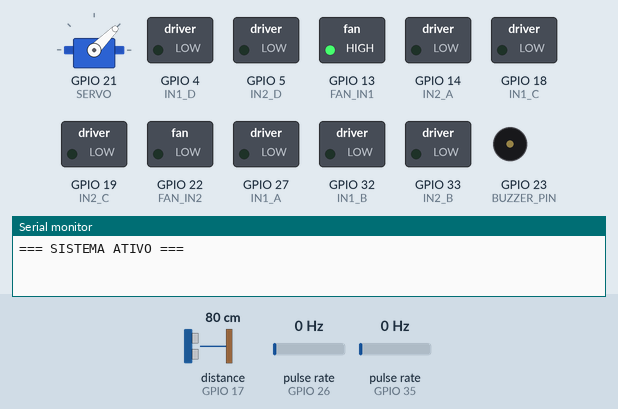
Simulated run of this sketch. Board: ESP32. On the bench: servo, switched loads named in the sketch (green lamp = pin HIGH), buzzer (waves = sounding, pin HIGH), the last lines printed to the serial monitor. Wiring (inferred from the names in the program): ultrasonic range finder: trigger GPIO 16; echo GPIO 17; 2 × pulse sensor: data GPIO 26 / data GPIO 35. Dashed ring = blinking. Inputs (shaded band) come from the test bench; at power-on: distance to the obstacle (sensor on GPIO 17) 80 cm, pulse rate (sensors on GPIO 26, GPIO 35) 0 Hz. The echo pulse lasts 58.3 µs per cm; random numbers use the default seed unless the sketch sets one; pins used as bus, display or sensor lines are not drawn.

Above: at 3.8 s.
3.9 s: distance to the obstacle (sensor on GPIO 17) set to 29 cm
At 4.62 s:
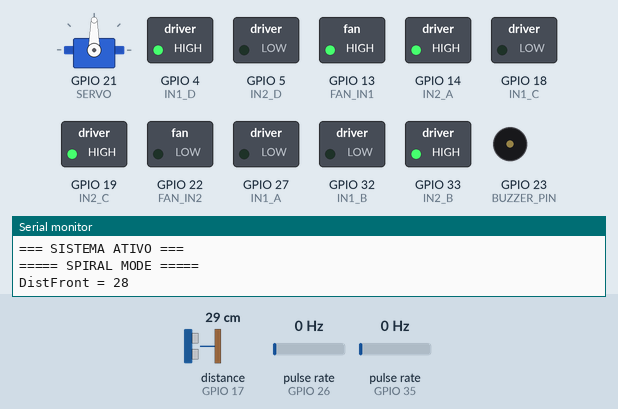
6.9 s: distance to the obstacle (sensor on GPIO 17) set to 24 cm
At 7.6 s:
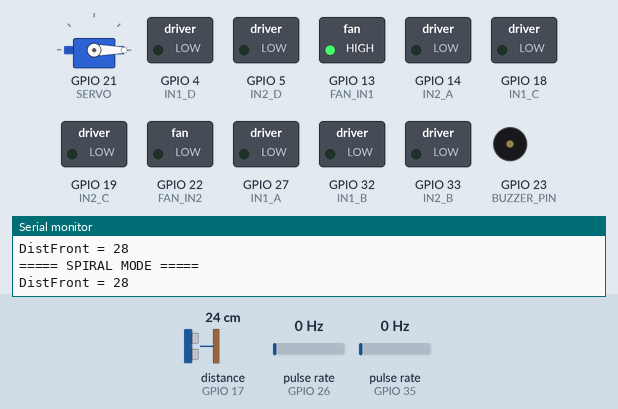
At 9.39 s:
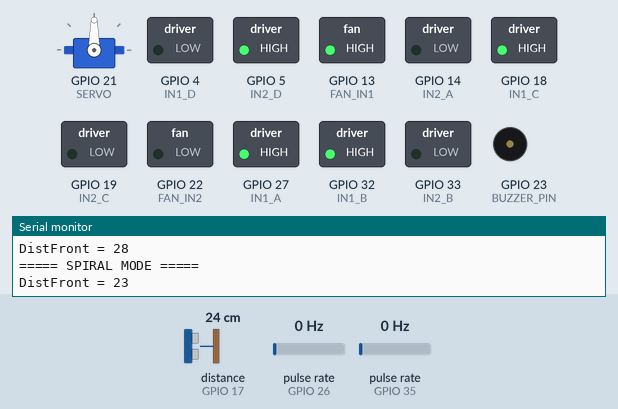
9.9 s: distance to the obstacle (sensor on GPIO 17) set to 18 cm
12.9 s: pulse rate (sensor on GPIO 26) set to 150 Hz
At 14.88 s:
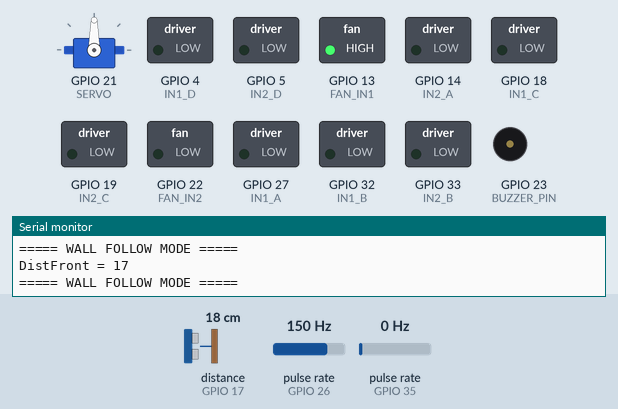
15.9 s: distance to the obstacle (sensor on GPIO 17) set to 27 cm
18.9 s: distance to the obstacle (sensor on GPIO 17) set to 34 cm
Timing chart, 0 to 36.7 s (numbered marks = the images above; inputs shaded):
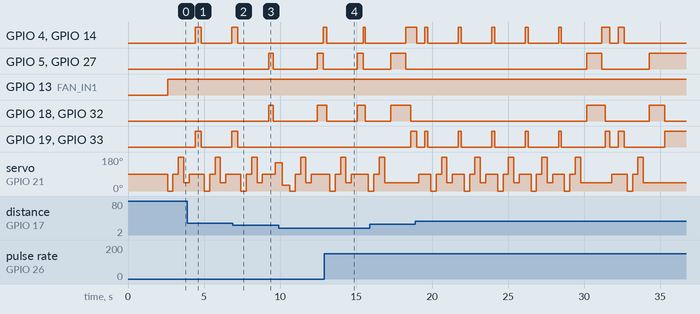

Measured:
- the behaviour switches between 26 and 25 cm on distance to the obstacle (sensor on GPIO 17) (found by bisection; images 1 and 2)
- after the input at 6.9 s, GPIO 5 (IN2_D), GPIO 18 (IN1_C), GPIO 27 (IN1_A), GPIO 32 (IN1_B): LOW → HIGH after 2.3 s, → LOW 0.30 s later
- after the input at 9.9 s, GPIO 4 (IN1_D), GPIO 14 (IN2_A): LOW → HIGH after 3.0 s
- after the input at 12.9 s, GPIO 4 (IN1_D): HIGH → LOW after 0.17 s, → HIGH 2.4 s later, → LOW 0.13 s later; GPIO 5 (IN2_D): LOW → HIGH after 2.2 s, → LOW 0.40 s later

The sketch:

CleanBot_Code.ino
```cpp
#include <ESP32Servo.h>

// ==================================================
// MOTORES
// ==================================================
#define IN1_A 27
#define IN2_A 14
bool INV_A = true;

#define IN1_B 32
#define IN2_B 33
bool INV_B = true;

#define IN1_C 18
#define IN2_C 19
bool INV_C = true;

#define IN1_D 4
#define IN2_D 5
bool INV_D = false;

#define FAN_IN1 13
#define FAN_IN2 22

// ==================================================
// SENSORES
// ==================================================
#define LEFT_ENCODER_PIN 35
#define RIGHT_ENCODER_PIN 26
#define TRIG 16
#define ECHO 17
#define SERVO 21
#define BUZZER_PIN 23

// ==================================================
// CONSTANTES
// ==================================================
const int CPR = 20;
const float wheel_diameter = 0.065;
const float wheel_circ = wheel_diameter * 3.14159265359;
const float PULSOS_90_ESQ = 25.0;
const float PULSOS_90_DIR = 24.0;
const float PULSO_POR_GRAU_ESQ = PULSOS_90_ESQ / 90.0;
const float PULSO_POR_GRAU_DIR = PULSOS_90_DIR / 90.0;

const int DIST_OBSTACULO = 25;
const int DIST_WALL_TARGET = 20;
const int DIST_WALL_MIN = 12;
const int DIST_WALL_MAX = 35;
const int DIST_WALL_LOST = 80;
const int ANGLE_WALL = 60;

const int FAN_FREQ = 20000;
const int FAN_RES = 8;

// ==================================================
// ESTADOS
// ==================================================
enum State {
  SPIRAL,
  WALL_FOLLOW,
  RANDOM_WALK,
  ESCAPE
};

State currentState = SPIRAL;

// ==================================================
// VARIÁVEIS GLOBAIS
// ==================================================
volatile long left_count = 0;
volatile long right_count = 0;
bool motorsEnabled = false;

int spiralRadius = 5;
int spiralIncrement = 2;

bool followingLeftWall = true;
unsigned long wallLostTime = 0;
const unsigned long WALL_LOST_TIMEOUT = 3000;

bool fanEnabled = false;


// Detecção de travamento
struct StuckDetector {
  long totalPulses;
  unsigned long lastCheckTime;
  unsigned long stuckStartTime;
  bool isStuck;
  int stuckCount;
  const long MIN_PULSES_PER_SECOND = 5;
  const unsigned long CHECK_INTERVAL = 1000;
  const unsigned long STUCK_TIMEOUT = 3000;
  const int MAX_STUCK_BEFORE_ALARM = 2;
} stuckDetector = {0, 0, 0, false, 0};

// Memória espacial
struct Location {
  int signature;
  unsigned long lastVisit;
  int visitCount;
};

#define MAX_LOCATIONS 20
struct SpatialMemory {
  Location locations[MAX_LOCATIONS];
  int count;
  unsigned long lastSignature;
  int repeatedSignatures;
  const unsigned long MEMORY_TIMEOUT = 30000;
  const int MAX_VISITS = 3;
  const int SIGNATURE_REPEAT_THRESHOLD = 4;
} spatialMemory = {{}, 0, 0, 0};

Servo servo;

// ==================================================
// ISRs
// ==================================================
void IRAM_ATTR leftISR()  { left_count++; }
void IRAM_ATTR rightISR() { right_count++; }

void resetEncoders() {
  left_count = 0;
  right_count = 0;
}

// ==================================================
// FUNÇÕES AUXILIARES
// ==================================================
int readUltrasonic(int angle) {
  servo.write(angle);
  delay(150);
  digitalWrite(TRIG, LOW);
  delayMicroseconds(2);
  digitalWrite(TRIG, HIGH);
  delayMicroseconds(10);
  digitalWrite(TRIG, LOW);
  long duration = pulseIn(ECHO, HIGH, 30000);
  int distance = duration * 0.034 / 2;
  return distance;
}

void enableMotors() {
  if (motorsEnabled) return;
  servo.detach();
  delay(50);
  motorsEnabled = true;
}

void disableMotors() {
  if (!motorsEnabled) return;
  digitalWrite(IN1_A, LOW);
  digitalWrite(IN2_A, LOW);
  digitalWrite(IN1_B, LOW);
  digitalWrite(IN2_B, LOW);
  digitalWrite(IN1_C, LOW);
  digitalWrite(IN2_C, LOW);
  digitalWrite(IN1_D, LOW);
  digitalWrite(IN2_D, LOW);
  motorsEnabled = false;
  delay(50);
  servo.attach(SERVO, 500, 2400);
  delay(100);
}

void driveMotor(int in1, int in2, int speed, bool invert) {
  if (!motorsEnabled) return;
  if (invert) speed = -speed;
  if (speed > 0) {
    digitalWrite(in1, HIGH);
    digitalWrite(in2, LOW);
  } else if (speed < 0) {
    digitalWrite(in1, LOW);
    digitalWrite(in2, HIGH);
  } else {
    digitalWrite(in1, LOW);
    digitalWrite(in2, LOW);
  }
}

void setMotorLeft(int s) {
  driveMotor(IN1_B, IN2_B, s, INV_B);
  driveMotor(IN1_C, IN2_C, s, INV_C);
}

void setMotorRight(int s) {
  driveMotor(IN1_A, IN2_A, s, INV_A);
  driveMotor(IN1_D, IN2_D, s, INV_D);
}

void stopAll() {
  if (!motorsEnabled) return;
  digitalWrite(IN1_A, LOW);
  digitalWrite(IN2_A, LOW);
  digitalWrite(IN1_B, LOW);
  digitalWrite(IN2_B, LOW);
  digitalWrite(IN1_C, LOW);
  digitalWrite(IN2_C, LOW);
  digitalWrite(IN1_D, LOW);
  digitalWrite(IN2_D, LOW);
}

void walkDistance(float cm, int speed) {
  if (!motorsEnabled) return;
  float metros = abs(cm) / 100.0;
  float rot = metros / wheel_circ;
  long alvo = rot * CPR;
  resetEncoders();
  if (speed >= 0) {
    setMotorLeft(speed);
    setMotorRight(speed);
  } else {
    setMotorLeft(speed);
    setMotorRight(speed);
  }
  while ((left_count + right_count) / 2 < alvo) {
    delay(1);
  }
  stopAll();
}

void turnLeftAngle(float graus, int speed) {
  if (!motorsEnabled) return;
  resetEncoders();
  float alvo = graus * PULSO_POR_GRAU_ESQ;
  setMotorLeft(-speed);
  setMotorRight(speed);
  while (abs(right_count) < alvo) {
    delay(1);
  }
  stopAll();
}

void turnRightAngle(float graus, int speed) {
  if (!motorsEnabled) return;
  resetEncoders();
  float alvo = graus * PULSO_POR_GRAU_DIR;
  setMotorLeft(speed);
  setMotorRight(-speed);
  while (abs(left_count) < alvo) {
    delay(1);
  }
  stopAll();
}

// ==================================================
// SISTEMA DE DETECÇÃO
// ==================================================
void checkIfStuck() {
  unsigned long currentTime = millis();
  if (currentTime - stuckDetector.lastCheckTime >= stuckDetector.CHECK_INTERVAL) {
    long currentPulses = abs(left_count) + abs(right_count);
    long pulsesDelta = currentPulses - stuckDetector.totalPulses;

    if (pulsesDelta < stuckDetector.MIN_PULSES_PER_SECOND) {
      if (stuckDetector.stuckStartTime == 0) {
        stuckDetector.stuckStartTime = currentTime;
      } else if (currentTime - stuckDetector.stuckStartTime >= stuckDetector.STUCK_TIMEOUT) {
        if (!stuckDetector.isStuck) {
          stuckDetector.isStuck = true;
          stuckDetector.stuckCount++;
          Serial.println("🚨 ROBÔ TRAVADO!");
          if (stuckDetector.stuckCount >= stuckDetector.MAX_STUCK_BEFORE_ALARM) {
            // Alarme
            for (int i = 0; i < 5; i++) {
              digitalWrite(BUZZER_PIN, HIGH);
              delay(200);
              digitalWrite(BUZZER_PIN, LOW);
              delay(200);
            }
            stuckDetector.stuckCount = 0;
          }
          stopAll();
          disableMotors();
          currentState = ESCAPE;
        }
      }
    } else {
      stuckDetector.stuckStartTime = 0;
      stuckDetector.isStuck = false;
    }
    stuckDetector.totalPulses = currentPulses;
    stuckDetector.lastCheckTime = currentTime;
  }
}

int generateLocationSignature() {
  disableMotors();
  servo.write(0);
  delay(200);
  int d0 = readUltrasonic(0);
  servo.write(90);
  delay(200);
  int d90 = readUltrasonic(90);
  servo.write(180);
  delay(200);
  int d180 = readUltrasonic(180);
  servo.write(45);
  delay(200);
  int d45 = readUltrasonic(45);
  int sig = ((d0/10) * 1000) + ((d90/10) * 100) + ((d180/10) * 10) + (d45/10);
  return sig;
}

bool isRepeatingLocation() {
  int currentSig = generateLocationSignature();
  if (currentSig == spatialMemory.lastSignature) {
    spatialMemory.repeatedSignatures++;
    if (spatialMemory.repeatedSignatures >= spatialMemory.SIGNATURE_REPEAT_THRESHOLD) {
      return true;
    }
  } else {
    spatialMemory.repeatedSignatures = 0;
  }
  spatialMemory.lastSignature = currentSig;
  for (int i = 0; i < spatialMemory.count; i++) {
    if (spatialMemory.locations[i].signature == currentSig) {
      spatialMemory.locations[i].visitCount++;
      spatialMemory.locations[i].lastVisit = millis();
      if (spatialMemory.locations[i].visitCount >= spatialMemory.MAX_VISITS) {
        return true;
      }
    }
  }
  return false;
}

void recordLocation() {
  static unsigned long lastRecord = 0;
  if (millis() - lastRecord < 5000) return;
  lastRecord = millis();
  int sig = spatialMemory.lastSignature;
  bool found = false;
  for (int i = 0; i < spatialMemory.count; i++) {
    if (spatialMemory.locations[i].signature == sig) {
      found = true;
      break;
    }
  }
  if (!found && spatialMemory.count < MAX_LOCATIONS) {
    spatialMemory.locations[spatialMemory.count].signature = sig;
    spatialMemory.locations[spatialMemory.count].lastVisit = millis();
    spatialMemory.locations[spatialMemory.count].visitCount = 1;
    spatialMemory.count++;
  }
}

void forgetOldLocations() {
  unsigned long now = millis();
  for (int i = 0; i < spatialMemory.count; i++) {
    if (now - spatialMemory.locations[i].lastVisit > spatialMemory.MEMORY_TIMEOUT) {
      for (int j = i; j < spatialMemory.count - 1; j++) {
        spatialMemory.locations[j] = spatialMemory.locations[j + 1];
      }
      spatialMemory.count--;
      i--;
    }
  }
}

void forceRandomExploration() {
  Serial.println("🎲 EXPLORAÇÃO FORÇADA");
  enableMotors();
  setMotorLeft(-255);
  setMotorRight(-255);
  delay(1000);
  stopAll();
  int bigTurn = random(120, 180);
  if (random(0, 2) == 0) {
    turnLeftAngle(bigTurn, 255);
  } else {
    turnRightAngle(bigTurn, 255);
  }
  walkDistance(random(20, 40), 255);
  stopAll();
  disableMotors();
  spatialMemory.repeatedSignatures = 0;
  spatialMemory.lastSignature = 0;
  int newState = random(0, 3);
  currentState = (State)newState;
}

// ==================================================
// MODOS
// ==================================================
void spiralMode() {
  Serial.println("===== SPIRAL MODE =====");
  disableMotors();
  servo.write(90);
  delay(200);
  int distFront = readUltrasonic(90);
  Serial.print("DistFront = ");
  Serial.println(distFront);
  if (distFront > 0 && distFront < DIST_OBSTACULO) {
    enableMotors();
    setMotorLeft(-200);
    setMotorRight(-200);
    delay(300);
    stopAll();
    disableMotors();
    servo.write(90 + ANGLE_WALL);
    delay(300);
    int distLeft = readUltrasonic(90 + ANGLE_WALL);
    servo.write(90 - ANGLE_WALL);
    delay(300);
    int distRight = readUltrasonic(90 - ANGLE_WALL);
    followingLeftWall = (distLeft < distRight);
    currentState = WALL_FOLLOW;
    wallLostTime = millis();
    return;
  }
  enableMotors();
  setMotorLeft(255);
  setMotorRight(200 - (spiralRadius * 3) < 150 ? 150 : 200 - (spiralRadius * 3));
  delay(400);
  stopAll();
  disableMotors();
  spiralRadius += spiralIncrement;
  if (spiralRadius > 30) spiralRadius = 5;
}

void wallFollowMode() {
  Serial.println("===== WALL FOLLOW MODE =====");
  disableMotors();
  servo.write(90);
  delay(200);
  int distFront = readUltrasonic(90);
  Serial.print("DistFront = ");
  Serial.println(distFront);
  if (distFront > 0 && distFront < DIST_OBSTACULO) {
    enableMotors();
    setMotorLeft(-200);
    setMotorRight(-200);
    delay(400);
    stopAll();
    if (followingLeftWall) {
      turnRightAngle(random(60, 100), 255);
    } else {
      turnLeftAngle(random(60, 100), 255);
    }
    disableMotors();
    return;
  }
  int sensorAngle = followingLeftWall ? (90 + ANGLE_WALL) : (90 - ANGLE_WALL);
  servo.write(sensorAngle);
  delay(250);
  int distWall = readUltrasonic(sensorAngle);
  if (distWall == 0 || distWall > DIST_WALL_LOST) {
    if (wallLostTime == 0) {
      wallLostTime = millis();
    } else if (millis() - wallLostTime > WALL_LOST_TIMEOUT) {
      currentState = RANDOM_WALK;
      return;
    }
  } else {
    wallLostTime = 0;
  }
  enableMotors();
  int erro = distWall - DIST_WALL_TARGET;
  int speedBase = 220;
  int correcao = erro * 3;
  if (distWall > 0 && distWall < DIST_WALL_MIN) {
    setMotorLeft(-200);
    setMotorRight(-200);
    delay(300);
    stopAll();
    if (followingLeftWall) {
      turnRightAngle(30, 255);
    } else {
      turnLeftAngle(30, 255);
    }
    disableMotors();
    return;
  }
  int speedLeft, speedRight;
  if (followingLeftWall) {
    speedLeft = speedBase - correcao;
    speedRight = speedBase + correcao;
  } else {
    speedLeft = speedBase + correcao;
    speedRight = speedBase - correcao;
  }
  speedLeft = constrain(speedLeft, 150, 255);
  speedRight = constrain(speedRight, 150, 255);
  setMotorLeft(speedLeft);
  setMotorRight(speedRight);
  delay(300);
  stopAll();
  disableMotors();
}

void randomWalkMode() {
  Serial.println("===== RANDOM WALK =====");
  disableMotors();
  servo.write(90);
  delay(200);
  int distFront = readUltrasonic(90);
  Serial.print("DistFront = ");
  Serial.println(distFront);
  if (distFront > 0 && distFront < DIST_OBSTACULO) {
    enableMotors();
    walkDistance(random(8, 15), -200);
    int turnAngle = random(60, 150);
    if (random(0, 2) == 0) {
      turnLeftAngle(turnAngle, 255);
    } else {
      turnRightAngle(turnAngle, 255);
    }
    disableMotors();
    return;
  }
  enableMotors();
  float distToWalk;
  if (distFront == 0 || distFront > 80) {
    distToWalk = 20;
  } else {
    distToWalk = min(15.0f, (float)(distFront - 10));
  }
  walkDistance(distToWalk, 255);
  stopAll();
  disableMotors();
  if (random(0, 20) == 0) {
    currentState = ESCAPE;
  }
}

void escapeMode() {
  Serial.println("===== ESCAPE MODE =====");
  enableMotors();
  setMotorLeft(-220);
  setMotorRight(-220);
  delay(800);
  stopAll();
  disableMotors();
  int bestAngle = 90;
  int maxDist = 0;
  for (int angle = 0; angle <= 180; angle += 30) {
    servo.write(angle);
    delay(250);
    int dist = readUltrasonic(angle);
    Serial.print("Dist = ");
    Serial.println(dist);
    if (dist > maxDist) {
      maxDist = dist;
      bestAngle = angle;
    }
  }
  enableMotors();
  int turnNeeded = bestAngle - 90;
  if (turnNeeded > 0) {
    turnLeftAngle(abs(turnNeeded), 255);
  } else if (turnNeeded < 0) {
    turnRightAngle(abs(turnNeeded), 255);
  }
  disableMotors();
  currentState = RANDOM_WALK;
}

// ==================================================
// CONTROLE DO VENTILADOR
// ==================================================

void fanOn(int speed) { // speed de 0 a 255
  digitalWrite(FAN_IN2, LOW);  // Mantém LOW fixo
  ledcWrite(FAN_IN1, speed);   // PWM no IN1
  fanEnabled = true;
}

void fanOff() {
  ledcWrite(FAN_IN1, 0);
  digitalWrite(FAN_IN2, LOW);
  fanEnabled = false;
}

// ==================================================
// SETUP
// ==================================================
void setup() {
  Serial.begin(115200);
  delay(100);
  servo.setPeriodHertz(50);
  servo.attach(SERVO, 500, 2400);
  servo.write(90);
  delay(500);
  pinMode(IN1_A, OUTPUT);
  pinMode(IN2_A, OUTPUT);
  pinMode(IN1_B, OUTPUT);
  pinMode(IN2_B, OUTPUT);
  pinMode(IN1_C, OUTPUT);
  pinMode(IN2_C, OUTPUT);
  pinMode(IN1_D, OUTPUT);
  pinMode(IN2_D, OUTPUT);
  digitalWrite(IN1_A, LOW);
  digitalWrite(IN2_A, LOW);
  digitalWrite(IN1_B, LOW);
  digitalWrite(IN2_B, LOW);
  digitalWrite(IN1_C, LOW);
  digitalWrite(IN2_C, LOW);
  digitalWrite(IN1_D, LOW);
  digitalWrite(IN2_D, LOW);
  pinMode(TRIG, OUTPUT);
  pinMode(ECHO, INPUT);
  pinMode(LEFT_ENCODER_PIN, INPUT);
  pinMode(RIGHT_ENCODER_PIN, INPUT_PULLUP);
  pinMode(BUZZER_PIN, OUTPUT);
  pinMode(FAN_IN1, OUTPUT);
  pinMode(FAN_IN2, OUTPUT);
  digitalWrite(BUZZER_PIN, LOW);
  ledcAttach(FAN_IN1, FAN_FREQ, FAN_RES);
  digitalWrite(FAN_IN2, LOW);
  ledcWrite(FAN_IN1, 0);

  attachInterrupt(digitalPinToInterrupt(LEFT_ENCODER_PIN), leftISR, RISING);
  attachInterrupt(digitalPinToInterrupt(RIGHT_ENCODER_PIN), rightISR, RISING);
  Serial.println("\n=== SISTEMA ATIVO ===");
  stuckDetector.lastCheckTime = millis();
  delay(2000);
}

// ==================================================
// LOOP
// ==================================================
void loop() {
  if (!fanEnabled) {
    fanOn(255);
  }

  if (motorsEnabled) {
    checkIfStuck();
  }
  if (isRepeatingLocation()) {
    forceRandomExploration();
  }
  recordLocation();
  forgetOldLocations();
  switch(currentState) {
    case SPIRAL: spiralMode(); break;
    case WALL_FOLLOW: wallFollowMode(); break;
    case RANDOM_WALK: randomWalkMode(); break;
    case ESCAPE: escapeMode(); break;
  }
  delay(50);
}
```
